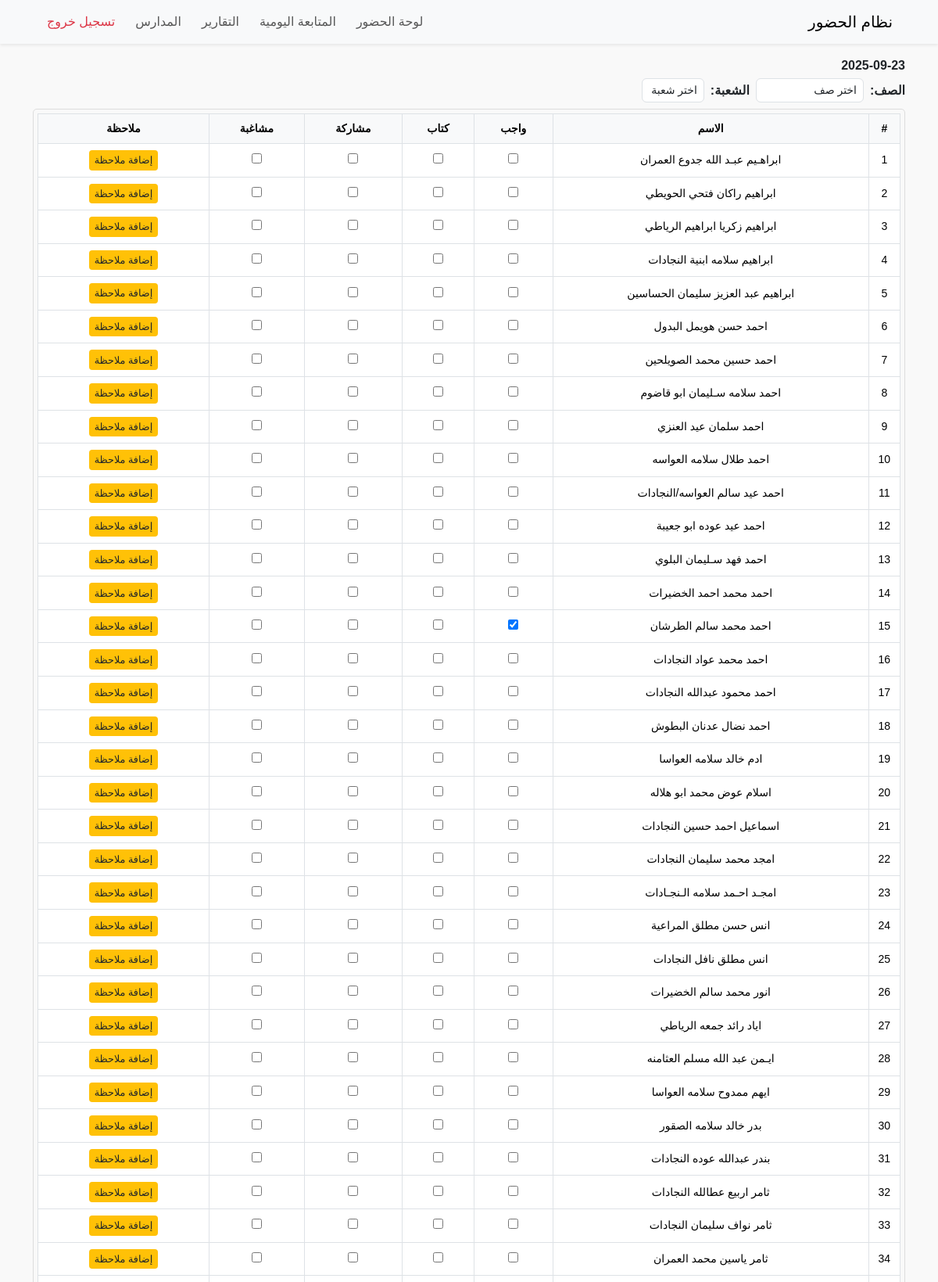
The page /tracking (signed in, upper part) on the database its author committed.
### tables this page shows
CREATE TABLE students (
    id INTEGER PRIMARY KEY AUTOINCREMENT,
    student_name TEXT NOT NULL,
    username TEXT,
    password TEXT
, class_name TEXT, section TEXT, school_id INTEGER REFERENCES schools(id));

CREATE TABLE student_tracking (
    id INTEGER PRIMARY KEY AUTOINCREMENT,
    student_id INTEGER NOT NULL,
    date TEXT NOT NULL,
    homework INTEGER DEFAULT 0,
    book INTEGER DEFAULT 0,
    participation INTEGER DEFAULT 0,
    misbehavior INTEGER DEFAULT 0,
    note TEXT, tracking_date TEXT, class_id INTEGER REFERENCES teacher_classes(id), teacher_id INTEGER REFERENCES teachers(id), school_id INTEGER,
    FOREIGN KEY(student_id) REFERENCES students(id)
);

### tracking.py (the view)
@login_required
def tracking_page():
    school_id = session.get("school_id")
    if not school_id:
        return redirect(url_for("dashboard"))
    conn = get_db_connection()
    today = date.today().isoformat()
    students = conn.execute(
        "SELECT * FROM students WHERE school_id=? ORDER BY student_name",
        (school_id,)
    ).fetchall()
    if session.get("role") == "teacher":
        teacher_id = session['user']['id']
        rows = conn.execute(
            "SELECT * FROM student_tracking WHERE date=? AND school_id=? AND teacher_id=?",
            (today, school_id, teacher_id)
        ).fetchall()
    else:
        rows = conn.execute(
            "SELECT * FROM student_tracking WHERE date=? AND school_id=?",
            (today, school_id)
        ).fetchall()
    records = {r['student_id']: r for r in rows}
    classes = [row['class_name'] for row in conn.execute(
        "SELECT DISTINCT class_name FROM students WHERE school_id=?",
        (school_id,)
    ).fetchall()]
    sections = [row['section'] for row in conn.execute(
        "SELECT DISTINCT section FROM students WHERE school_id=?",
        (school_id,)
    ).fetchall()]
    conn.close()
    return render_template(
        "tracking.html",
        students=students,
        records=records,
        today=today,
        classes=classes,
        sections=sections
    )

### auth.py (called while the page is built)
def login_required(f):
    @wraps(f)
    def decorated_function(*args, **kwargs):
        if 'user' not in session:
            return redirect(url_for('login'))
        return f(*args, **kwargs)
    return decorated_function

### db.py (called while the page is built)
def get_db_connection():
    conn = sqlite3.connect(DB_NAME)
    conn.row_factory = sqlite3.Row
    return conn

### templates/tracking.html (shortened to what this page needs)
{% include 'partials/header.html' %}
{% include 'partials/navbar.html' %}
<link rel="stylesheet" href="{{ url_for('static', filename='css/tracking.css') }}">
<div class="container my-3">
    <div class="d-flex justify-content-between mb-2 tracking-header">
        <div class="tracking-date">{{ today }}</div>
        <div class="tracking-filters">
            <strong>الصف: </strong>
            <select id="classSelect" class="form-control d-inline-block w-auto">
                <option value="">اختر صف</option>
            </select>
            <strong>الشعبة: </strong>
            <select id="sectionSelect" class="form-control d-inline-block w-auto">
                <option value="">اختر شعبة</option>
            </select>
        </div>
    </div>
    <div class="table-responsive">
        <table class="table table-bordered" id="trackingTable">
            <thead class="table-light sticky-top">
                <tr>
                    <th style="width:40px">#</th>
                    <th>الاسم</th>
                    <th>واجب</th>
                    <th>كتاب</th>
                    <th>مشاركة</th>
                    <th>مشاغبة</th>
                    <th>ملاحظة</th>
                </tr>
            </thead>
            <tbody>
                {% for student in students %}
                {% set rec = records.get(student.id, {}) %}
                <tr data-class="{{ student.class_name }}" data-section="{{ student.section }}">
                    <td class="row-number"></td>
                    <td>{{ student.student_name }}</td>
                    <td><input type="checkbox" class="track-checkbox" data-student="{{ student.id }}" data-field="homework" {% if rec.homework %}checked{% endif %}></td>
                    <td><input type="checkbox" class="track-checkbox" data-student="{{ student.id }}" data-field="book" {% if rec.book %}checked{% endif %}></td>
                    <td><input type="checkbox" class="track-checkbox" data-student="{{ student.id }}" data-field="participation" {% if rec.participation %}checked{% endif %}></td>
                    <td><input type="checkbox" class="track-checkbox" data-student="{{ student.id }}" data-field="misbehavior" {% if rec.misbehavior %}checked{% endif %}></td>
                    <td>
                        <button class="btn btn-sm btn-warning note-btn" data-student="{{ student.id }}" {% if rec.note %}style="background:red"{% endif %}>
                            {% if rec.note %}تم إدخال ملاحظة{% else %}إضافة ملاحظة{% endif %}
                        </button>
                    </td>
                </tr>
                {% endfor %}
            </tbody>
        </table>
    </div>
</div>
{% include 'partials/footer.html' %}

### static/css/style.css (style rules this page uses)
html, body { height: 100%; margin: 0; padding: 0; }
body { font-family: 'Tajawal', sans-serif; background-color: #f9f9f9; direction: rtl; text-align: right; display: flex; flex-direction: column; min-height: 100vh; }
table { width: 100%; border-collapse: collapse; direction: rtl; }
th, td { text-align: center; padding: 10px; vertical-align: middle; }
th { background-color: #f8f9fa; }
td button { min-width: 70px; margin: 0 2px; }
.btn-warning { background-color: #ffc107; border: none; color: #212529; }

### static/css/tracking.css (style rules this page uses)
body { margin: 0; padding: 0; font-family: Arial, sans-serif; overflow-x: hidden; }
#trackingTable { width: 100%; border-collapse: collapse; font-size: 14px; table-layout: auto; }
#trackingTable th, #trackingTable td { border: 1px solid #dee2e6; padding: 0.5rem; text-align: center; vertical-align: middle; }
#trackingTable td:nth-child(2) { white-space: normal; word-wrap: break-word; max-width: 200px; }
#trackingTable thead th { position: sticky; top: 0; background-color: #f8f9fa; z-index: 1000; }
.tracking-header { display: flex; flex-direction: column; align-items: stretch; margin-bottom: 0.5rem; }
.tracking-date { text-align: right; font-weight: bold; margin-bottom: 0.25rem; }
.tracking-filters { display: flex; flex-direction: row; align-items: center; gap: 0.5rem; }
.tracking-filters select { font-size: 0.875rem; min-width: 5rem; padding: 0.25rem 0.5rem; }
.note-btn { font-size: 0.8rem; padding: 0.2rem 0.4rem; }

### templates/partials/header.html (style rules this page uses)
.table-responsive { overflow-x: auto; border: 1px solid #ddd; border-radius: 5px; padding: 5px; }

### rows shown on the page
students: student_name "ابراهـيم عبـد الله جدوع العمران", shows "إضافة ملاحظة"
students: student_name "ابراهيم راكان فتحي الحويطي", shows "إضافة ملاحظة"
students: student_name "ابراهيم زكريا ابراهيم الرياطي", shows "إضافة ملاحظة"
students: student_name "ابراهيم سلامه ابنية النجادات", shows "إضافة ملاحظة"
students: student_name "ابراهيم عبد العزيز سليمان الحساسين", shows "إضافة ملاحظة"
students: student_name "احمد حسن هويمل البدول", shows "إضافة ملاحظة"
students: student_name "احمد حسين محمد الصويلحين", shows "إضافة ملاحظة"
students: student_name "احمد سلامه سـليمان ابو قاضوم", shows "إضافة ملاحظة"
students: student_name "احمد سلمان عيد العنزي", shows "إضافة ملاحظة"
students: student_name "احمد طلال سلامه العواسه", shows "إضافة ملاحظة"
students: student_name "احمد عيد سالم العواسه/النجادات", shows "إضافة ملاحظة"
students: student_name "احمد عيد عوده ابو جعيبة", shows "إضافة ملاحظة"
students: student_name "احمد فهد سـليمان البلوي", shows "إضافة ملاحظة"
students: student_name "احمد محمد احمد الخضيرات", shows "إضافة ملاحظة"
students: student_name "احمد محمد سالم الطرشان", id "☑", shows "إضافة ملاحظة"
students: student_name "احمد محمد عواد النجادات", shows "إضافة ملاحظة"
students: student_name "احمد محمود عبدالله النجادات", shows "إضافة ملاحظة"
students: student_name "احمد نضال عدنان البطوش", shows "إضافة ملاحظة"
students: student_name "ادم خالد سلامه العواسا", shows "إضافة ملاحظة"
students: student_name "اسلام عوض محمد ابو هلاله", shows "إضافة ملاحظة"
students: student_name "اسماعيل احمد حسين النجادات", shows "إضافة ملاحظة"
students: student_name "امجد محمد سليمان النجادات", shows "إضافة ملاحظة"
students: student_name "امجـد احـمد سلامه الـنجـادات", shows "إضافة ملاحظة"
students: student_name "انس حسن مطلق المراعية", shows "إضافة ملاحظة"
students: student_name "انس مطلق نافل النجادات", shows "إضافة ملاحظة"
students: student_name "انور محمد سالم الخضيرات", shows "إضافة ملاحظة"
students: student_name "اياد رائد جمعه الرياطي", shows "إضافة ملاحظة"
students: student_name "ايـمن عبد الله مسلم العثامنه", shows "إضافة ملاحظة"
students: student_name "ايهم ممدوح سلامه العواسا", shows "إضافة ملاحظة"
students: student_name "بدر خالد سلامه الصقور", shows "إضافة ملاحظة"
students: student_name "بندر عبدالله عوده النجادات", shows "إضافة ملاحظة"
students: student_name "ثامر اربيع عطالله النجادات", shows "إضافة ملاحظة"
students: student_name "ثامر نواف سليمان النجادات", shows "إضافة ملاحظة"
students: student_name "ثامر ياسين محمد العمران", shows "إضافة ملاحظة"
